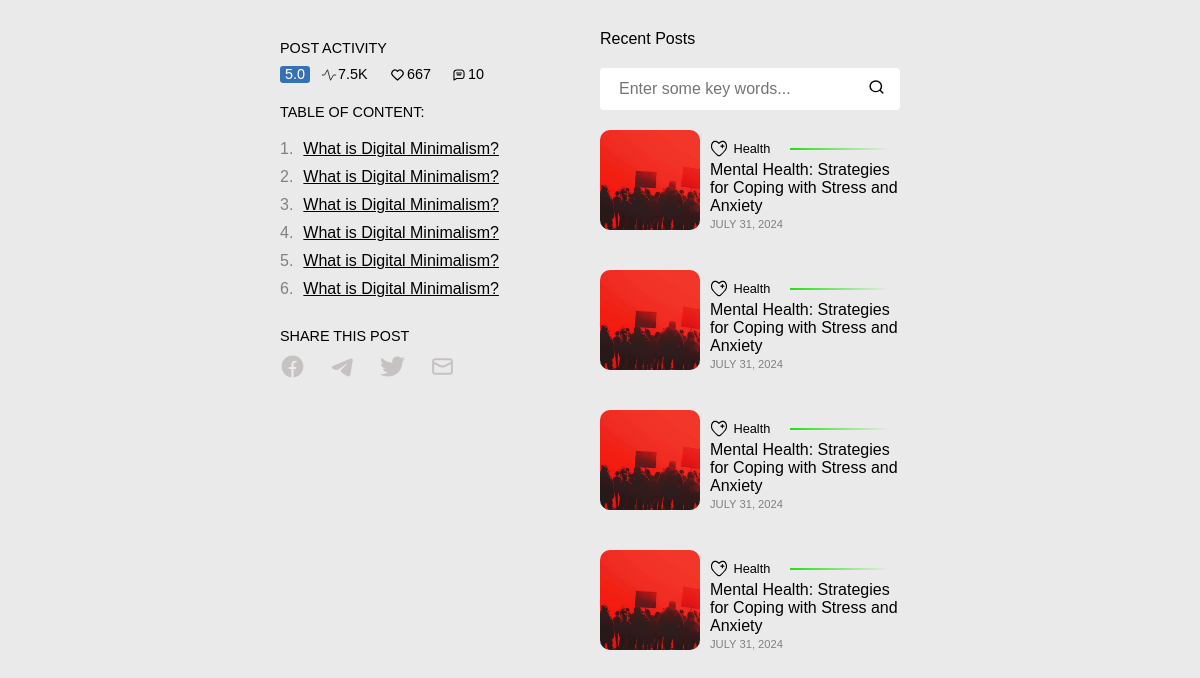
Page /blog/604/ (signed in) on the earlier database version.
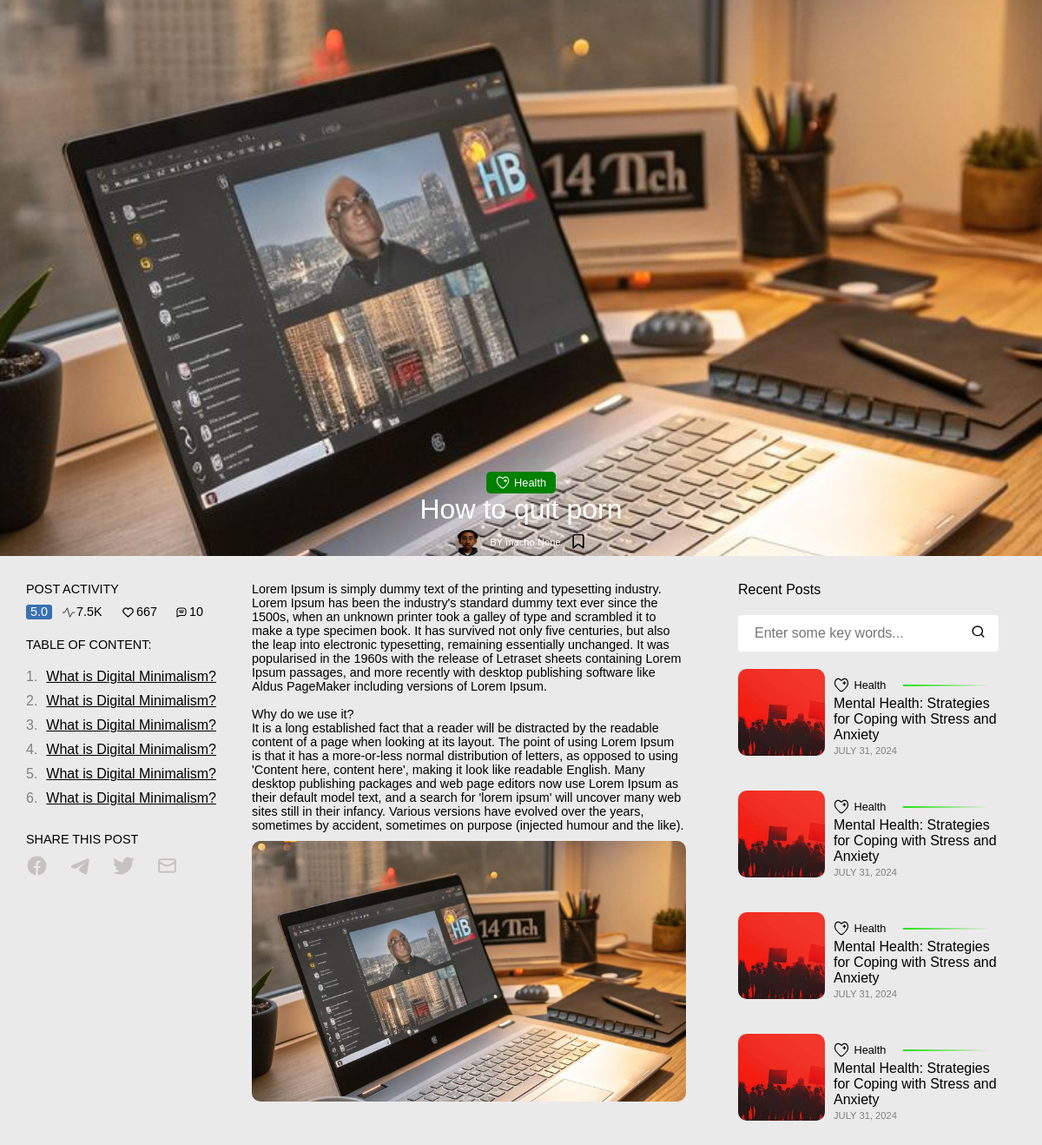
Same page on the later database version.
### news/models.py (models this page shows, shortened)
class Article(models.Model):
    title = models.CharField(max_length=255, null=True, blank=True)
    content = models.TextField(null=True)
    author = models.ForeignKey(User, on_delete=models.CASCADE,default=1)
    image_url = models.URLField(null=True, blank=True)
    image_post = models.ImageField(upload_to='media/', blank=True, null=True)
    pub_date = models.CharField(max_length=100, null=True, blank=True)
    id = models.AutoField(primary_key=True)
    translations = models.JSONField(default=dict, blank=True)  # stores {'fr': '...', 'es': '...'}

### news/views.py (the view, shortened to what this page needs)
# urls.py: 2. Add a URL to urlpatterns:  path('blog/', include('blog.urls'))
@login_required(login_url='login')
def blog(request, id):
    language = request.session.get('language', 'en')
    if language == 'en':
        try:
            article = Article.objects.get(id=id)
        except Article.DoesNotExist:
            article = None
    return render(request, 'blog.html', {'article': article})

### templates/blog.html (shortened to what this page needs)
{% load static %}
<!DOCTYPE html>
<html lang="en">
<head>
    <link rel="stylesheet" href="/static/css/blog.css">
</head>
<body>
    {% if article.image_url %}
    <div class="header"  style="background-image: url('{{ article.image_url }}');
        background-size: cover;
        background-position: center;">
        <div class="header-cover">
            <div class="health">
                <img src="/static/imgs/health-svgrepo-com (1).svg" alt="">
                <p>Health</p>
            </div>
            <p class="title">{{article.title}}</p>
            <div class="views-holder">
                <div class="profile">
                </div>
                <div class="author">
                    <p>BY {{article.author}} {{article.pub_date}}</p>
                </div>
                <div class="bookmark2">
                    <img src="/static/imgs/bookmark-svgrepo-com.svg" alt="">
                </div>
            </div>
        </div>
    </div>
    {% elif article.image_post %}
    <div class="header"  style="background-image: url('{{ article.image_post.url }}');
        background-size: cover;
        background-position: center;">
        <div class="header-cover">
            <div class="health">
                <img src="/static/imgs/health-svgrepo-com (1).svg" alt="">
                <p>Health</p>
            </div>
            <p class="title">{{article.title}}</p>
            <div class="views-holder">
                <div class="profile">
                </div>
                <div class="author">
                    <p>BY {{article.author}} {{article.pub_date}}</p>
                </div>
                <div class="bookmark2">
                    <img src="/static/imgs/bookmark-svgrepo-com.svg" alt="">
                </div>
            </div>
        </div>
    </div>
    {% endif %}
    <div class="second-sec">
        <div class="second-sec-left">
            <p class="first-p">POST ACTIVITY</p>
            <div class="comment-holder">
                <div class="rating">
                    <p>5.0</p>
                </div>
                <div class="post-activity">
                    <img src="/static/imgs/activity-svgrepo-com.svg" alt="">
                    <P>7.5K</P>
                </div>
                <div class="likes">
                    <img src="/static/imgs/heart-svgrepo-com.svg" alt="">
                    <p>667</p>
                </div>
                <div class="comments">
                    <img src="/static/imgs/comment-alt-lines-svgrepo-com.svg" alt="">
                    <p>10</p>
                </div>
            </div>
            <div class="table-of-contents">
                <p class="second-p">TABLE OF CONTENT:</p>
                <div class="number">
                    <p>1. </p> <a href="#">What is Digital Minimalism?</a>
                </div>
                <div class="number">
                    <p>2. </p> <a href="#">What is Digital Minimalism?</a>
                </div>
                <div class="number">
                    <p>3. </p> <a href="#">What is Digital Minimalism?</a>
                </div>
                <div class="number">
                    <p>4. </p> <a href="#">What is Digital Minimalism?</a>
                </div>
                <div class="number">
                    <p>5. </p> <a href="#">What is Digital Minimalism?</a>
                </div>
                <div class="number">
                    <p>6. </p> <a href="#">What is Digital Minimalism?</a>
                </div>
            </div>
            <p class="third-p">SHARE THIS POST</p>
            <div class="social-media">
                <div class="facebook">
                    <img src="/static/imgs/facebook-svgrepo-com.svg" alt="">
                </div>
                <div class="telegram">
                    <img src="/static/imgs/telegram-svgrepo-com.svg" alt="">
                </div>
                <div class="twitter">
                    <img src="/static/imgs/twitter-154-svgrepo-com.svg" alt="">
                </div>
                <div class="mail">
                    <img src="/static/imgs/mail-alt-3-svgrepo-com.svg" alt="">
                </div>
            </div>
        </div>
        <div class="second-sec-middle">
            <p class="text">{{article.content}}</p>
            {% if article.image_url %}
            <div class="blog-img" style="background-image: url('{{ article.image_url }}');
            background-size: cover;
            background-position: center;">
            </div>
            {% elif article.image_post %}
            <div class="blog-img" style="background-image: url('{{ article.image_post.url }}');
            background-size: cover;
            background-position: center;">
            </div>
            {% endif %}
        </div>
        <div class="second-sec-right">
            <div class="trending-right">
                <p class="trend-text">Recent Posts</p>
                <form class="search-box">
                    <input type="text" placeholder="Enter some key words...">
                    <div class="search">
                        <img src="/static/imgs/search-alt-svgrepo-com.svg" alt="">
                    </div>
                </form>
                <div class="trending-posts">
                    <div class="cover2">
                        <div class="category-img2"></div>
                        <div class="article-highlight4">
                            <div class="health-holder">
                                <div class="health3">
                                    <img src="/static/imgs/health-svgrepo-com.svg" alt="">
                                    <p>Health</p>
                                </div>
                                <div class="dash"></div>
                            </div>
                            <p class="title04">Mental Health: Strategies for Coping with Stress and Anxiety</p>
                            <div class="views-holder">
                                <div class="author">
                                    <p>JULY 31, 2024</p>
                                </div>
                            </div>
                        </div>
                    </div>
                    <div class="cover2">
                        <div class="category-img2"></div>
                        <div class="article-highlight4">
                            <div class="health-holder">
                                <div class="health3">
                                    <img src="/static/imgs/health-svgrepo-com.svg" alt="">
                                    <p>Health</p>
                                </div>
                                <div class="dash"></div>
                            </div>
                            <p class="title04">Mental Health: Strategies for Coping with Stress and Anxiety</p>
                            <div class="views-holder">
                                <div class="author">
                                    <p>JULY 31, 2024</p>
                                </div>
                            </div>
                        </div>
                    </div>
                    <div class="cover2">
                        <div class="category-img2"></div>
                        <div class="article-highlight4">
                            <div class="health-holder">
                                <div class="health3">
                                    <img src="/static/imgs/health-svgrepo-com.svg" alt="">
                                    <p>Health</p>
                                </div>
                                <div class="dash"></div>
                            </div>
                            <p class="title04">Mental Health: Strategies for Coping with Stress and Anxiety</p>
                            <div class="views-holder">
                                <div class="author">
                                    <p>JULY 31, 2024</p>
                                </div>
                            </div>
                        </div>
                    </div>
                    <div class="cover2">
                        <div class="category-img2"></div>
                        <div class="article-highlight4">
                            <div class="health-holder">
                                <div class="health3">
                                    <img src="/logos/health-svgrepo-com.svg" alt="">
                                    <p>Health</p>
                                </div>
                                <div class="dash"></div>
                            </div>
                            <p class="title04">Mental Health: Strategies for Coping with Stress and Anxiety</p>
                            <div class="views-holder">
                                <div class="author">
                                    <p>JULY 31, 2024</p>
                                </div>
                            </div>
                        </div>
                    </div>
                </div>
            </div>
        </div>
    </div>
</body>
</html>

### static/css/blog.css (style rules this page uses)
* { padding: 0; margin: 0; box-sizing: border-box; font-family: Verdana, Geneva, Tahoma, sans-serif; }
body { background-color: rgb(235, 234, 234); }
.header { width: 100%; height: 80vh; background-image: url(/static/imgs/crowd.jpeg); background-repeat: no-repeat; background-position: center; background-size: cover; display: flex; align-items: end; justify-content: center; }
.header-cover { display: flex; flex-direction: column; align-items: center; justify-content: center; }
.header-cover p { color: white; }
.title { font-size: 2rem; max-width: 600px; text-align: center; }
.health { width: 80px; align-items: center; justify-content: center; gap: 5px; height: 25px; padding: 10px; border-radius: 5px; background-color: green; display: flex; font-size: 0.8rem; }
.health img { width: 27%; }
.profile { width: 30px; height: 30px; border-radius: 50%; background-image: url(/static/imgs/Cromiixx.jpeg); background-repeat: no-repeat; background-size: cover; background-position: center; margin: 5px 0 0 0; }
.views-holder { display: flex; align-items: center; gap: 10px; }
.author { font-size: 0.7rem; color: gray; display: flex; align-items: center; justify-content: center; gap: 10px; margin: 3px 0 0 0; }
.bookmark2 { width: 20px; }
.bookmark2 img { width: 100%; }
.bookmark2 { margin: 5px 0 0 0; }
.second-sec { display: flex; justify-content: center; }
.second-sec-left { padding: 30px 0 30px 30px; position: sticky; top: 10px; align-self: flex-start; }
.second-sec-right { padding: 30px 0 30px 30px; position: sticky; top: 10px; align-self: flex-start; }
.first-p { margin: 0 0 10px 0; font-size: 0.9rem; }
.comment-holder { display: flex; width: auto; gap: 10px; }
.rating { width: 30px; text-align: center; border-radius: 3px; height: 17px; background-color: rgb(56, 113, 179); color: white; font-size: 0.9rem; }
.post-activity { width: 60px; display: flex; font-size: 0.9rem; }
.likes { width: 50px; display: flex; gap: 2px; font-size: 0.9rem; }
.comments { width: 60px; display: flex; font-size: 0.9rem; }
.post-activity img, .likes img, .comments img { width: 30%; }
.table-of-contents { padding: 20px 0 0 0; display: flex; gap: 10px; width: auto; flex-direction: column; }
.second-p { margin: 0 0 10px 0; font-size: 0.9rem; }
.number { display: flex; gap: 10px; }
.number p { color: gray; }
.number a { color: black; }
.third-p { margin: 30px 0 10px 0; font-size: 0.9rem; }
.social-media { display: flex; width: auto; }
.facebook, .telegram, .twitter, .mail { width: 50px; }
.facebook img, .telegram img, .twitter img, .mail img { width: 50%; }
.second-sec-middle { padding: 30px 0 30px 30px; display: flex; flex-direction: column; gap: 10px; }
.text { max-width: 500px; font-size: 0.9rem; white-space: pre-line; }
.blog-img { width: 500px; border-radius: 10px; height: 300px; background-image: url(/static/imgs/_\ \(5\).jpeg); }
.trending-right { padding: 0 30px 0 30px; display: flex; flex-direction: column; gap: 20px; position: sticky; top: 20px; align-self: flex-start; }
.search { width: 20px; }
.search img { width: 100%; }
.search-box { width: 300px; display: flex; align-items: center; background: #fff; border-radius: 4px; padding: 8px 15px; }
.search-box input { width: 300px; border: none; outline: none; font-size: 16px; padding: 4px; border-radius: 30px; }
.category-img2 { width: 100px; border-radius: 10px; height: 100px; background-image: url(/static/imgs/crowd.jpeg); background-position: center; background-size: cover; }
.cover2 { display: flex; }
.article-highlight4 { display: flex; flex-direction: column; justify-content: end; padding: 0 10px 0 10px; }
.title04 { font-size: 1rem; max-width: 200px; }
.trending-posts { display: flex; flex-direction: column; gap: 40px; }
.dash { width: 100px; height: 2px; background: linear-gradient(to right, rgb(36, 224, 19), transparent) }
.health-holder { display: flex; align-items: center; }
.health3 { width: 80px; align-items: center; gap: 5px; height: 25px; border-radius: 5px; display: flex; font-size: 0.8rem; }
.health3 img { width: 23%; }

Differences in the rows shown:
added Article: image_post (picture), title "How to quit porn", author "macho", pub_date "None", content "Lorem Ipsum is simply dummy text of the printing and typesetting industry. Lorem Ipsum has been the industry's standard dummy text ever since the 1500s, when an unknown printer took a galley of type and scrambled it to make a type specimen book. It has survived not only five centuries, but also the leap into electronic typesetting, remaining essentially unchanged. It was popularised in the 1960s with the release of Letraset sheets containing Lorem Ipsum passages, and more recently with desktop publishing software like Aldus PageMaker including versions of Lorem Ipsum. Why do we use it? It is a long established fact that a reader will be distracted by the readable content of a page when…"
Other differences:
text now shown: "Health BY"
